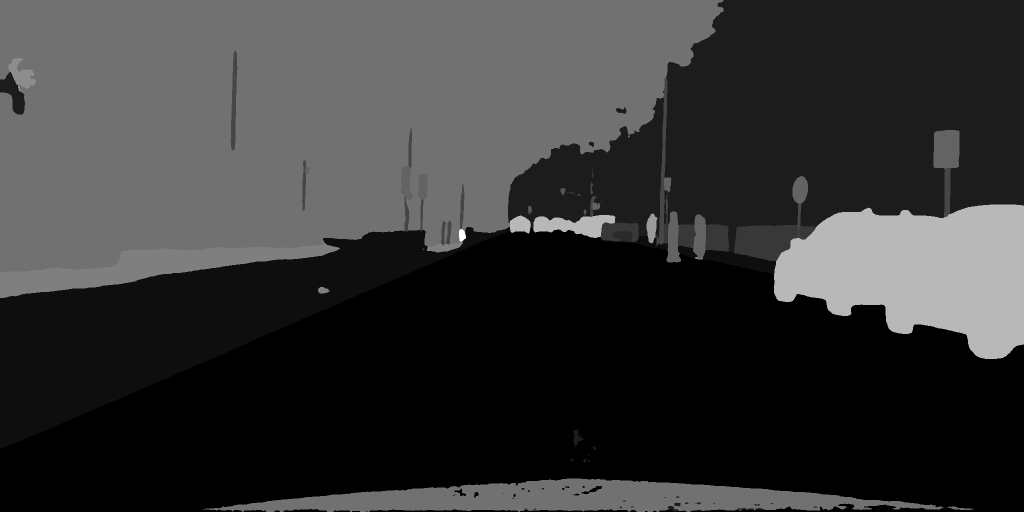
#> input picture path_to_output_train_id_image.png, 2048 x 1024 px (shown at 1/2 size)
$ python miou.py
#> lines starting #> are read from the running program, lines starting #| are printed output that depends on the picture; after the words box and inside, x2 and y2 are one past the last pixel; in counts of white or black regions, pixels touching at a corner belong together; pictures that were not available may be replaced by others from this repository, and a replacement may not be noted
import numpy as np
import cv2

def calculate_iou(pred, gt, num_classes):
    iou_list = []
    for cls in range(num_classes):
        pred_inds = pred == cls
        gt_inds = gt == cls
        intersection = np.logical_and(pred_inds, gt_inds).sum()
        union = np.logical_or(pred_inds, gt_inds).sum()
        if union == 0:
            iou = float('nan')  # Ignore the class if there is no ground truth or prediction
        else:
            iou = intersection / union
        iou_list.append(iou)
    return iou_list

def calculate_miou(pred_path, gt_path, num_classes=19):
    # Load images
#> called with pred_path = 'path_to_output_train_id_image.png', num_classes = 19
    pred = cv2.imread(pred_path, cv2.IMREAD_GRAYSCALE)
#> pred is the input picture: shape (1024, 2048); min 0, max 18, mean 3.81
    gt = cv2.imread(gt_path, cv2.IMREAD_GRAYSCALE)
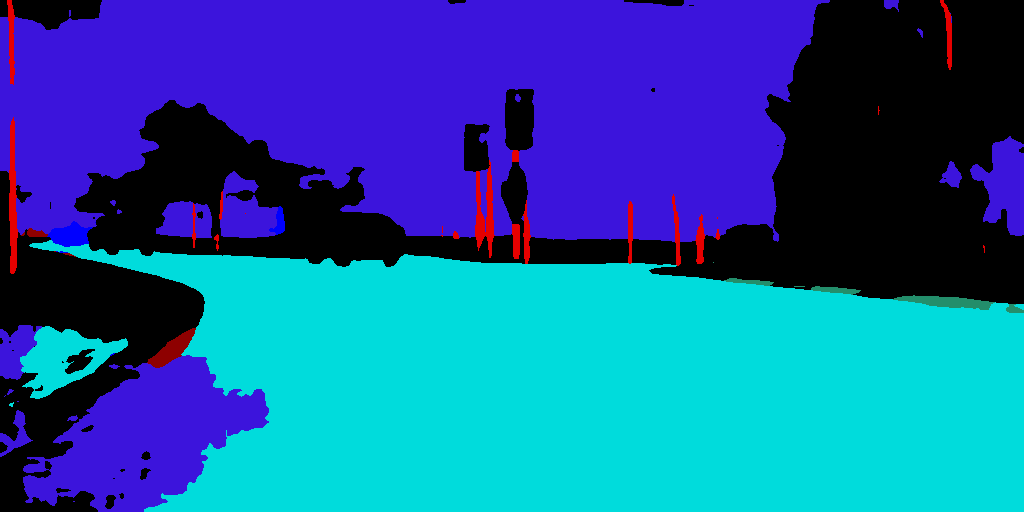
#> input picture pred.png, 1024 x 512 px, given in place of aachen_000002_000019_gtFine_labelTrainIds.png, which was not available
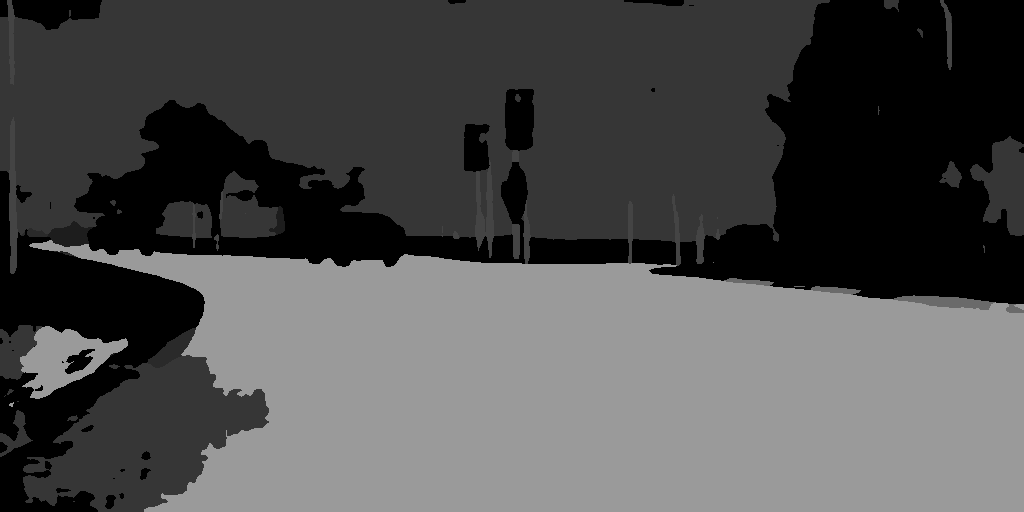
#> gt: shape (512, 1024); min 0, max 154, mean 78.2
    # gt = cv2.resize(gt, (1024, 512), interpolation=cv2.INTER_NEAREST)

    # Check if images are loaded properly
    if pred is None or gt is None:
        raise ValueError("Error loading images")

    # Calculate IoU for each class
    iou_list = calculate_iou(pred, gt, num_classes)
#> the loop in calculate_iou, `for cls in range(num_classes):` made 1 pass
#> pass 1, in calculate_iou, `pred_inds = pred == cls`:
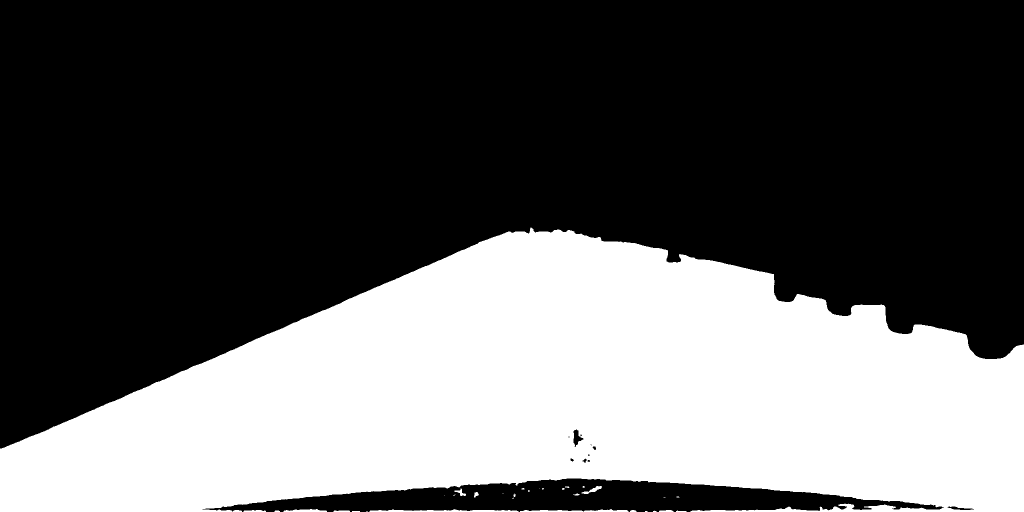
#> pred_inds: shape (1024, 2048) bool (shown at 1/2 size); 36.3% white; 34 white regions (15 under 20 px), largest, box (x1, y1, x2, y2) and area: (0, 455, 2048, 1024) 758605, (739, 1018, 1037, 1024) 1020, (1040, 1020, 1166, 1024) 388
#> pass 1, in calculate_iou, `gt_inds = gt == cls`:
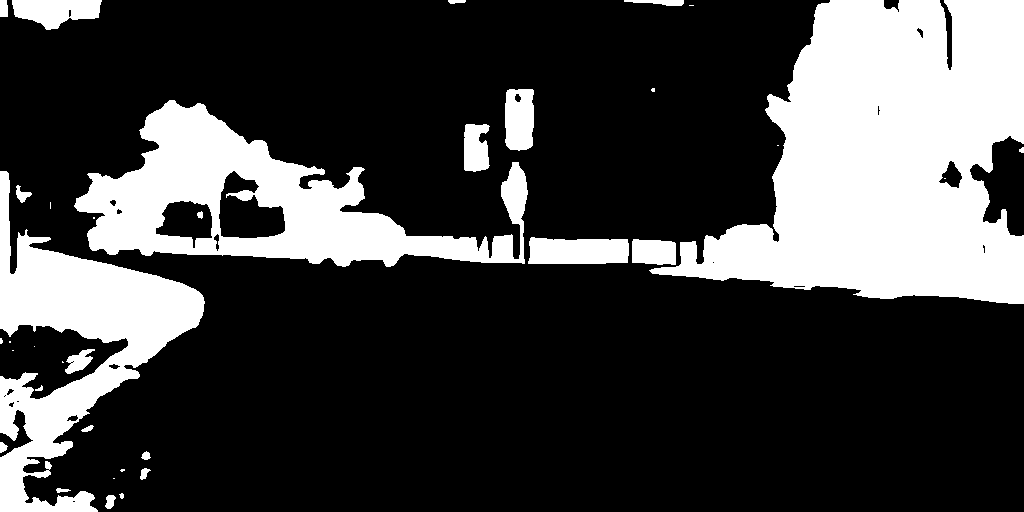
#> gt_inds: shape (512, 1024) bool; 25.9% white; 36 white regions (13 under 20 px), largest, box (x1, y1, x2, y2) and area: (649, 0, 1024, 304) 70953, (74, 100, 528, 267) 30375, (0, 171, 205, 512) 24718
#> after the loop in calculate_iou, `for cls in range(num_classes):`: iou_list = []

    # Calculate mIoU
    miou = np.nanmean(iou_list)
    return miou

# Example usage
pred_path = 'path_to_output_train_id_image.png'
gt_path = '../data/cityscapes/gtFine/train/aachen/aachen_000002_000019_gtFine_labelTrainIds.png'
# pred_path = gt_path
#> (the run stopped early here; a loop or call above may not have finished)
